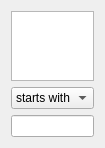
           <widget class="QWidget" name="pageTreeFinder">
            <property name="geometry">
             <rect>
              <x>0</x>
              <y>0</y>
              <width>98</width>
              <height>143</height>
             </rect>
            </property>
            <attribute name="icon">
             <iconset resource="gui.qrc">
              <normaloff>:/icons/icons/find.png</normaloff>:/icons/icons/find.png</iconset>
            </attribute>
            <attribute name="label">
             <string>Search tree</string>
            </attribute>
            <layout class="QVBoxLayout" name="verticalLayout_12">
             <item>
              <widget class="QListWidget" name="listPhylogenySearchResults">
               <property name="sortingEnabled">
                <bool>true</bool>
               </property>
              </widget>
             </item>
             <item>
              <widget class="QComboBox" name="cboPhylogenySearchType">
               <property name="currentIndex">
                <number>1</number>
               </property>
               <item>
                <property name="text">
                 <string>contains</string>
                </property>
               </item>
               <item>
                <property name="text">
                 <string>starts with</string>
                </property>
               </item>
               <item>
                <property name="text">
                 <string>ends with</string>
                </property>
               </item>
               <item>
                <property name="text">
                 <string>matches</string>
                </property>
               </item>
              </widget>
             </item>
             <item>
              <widget class="QLineEdit" name="txtPhylogenySearchString"/>
             </item>
            </layout>
           </widget>
